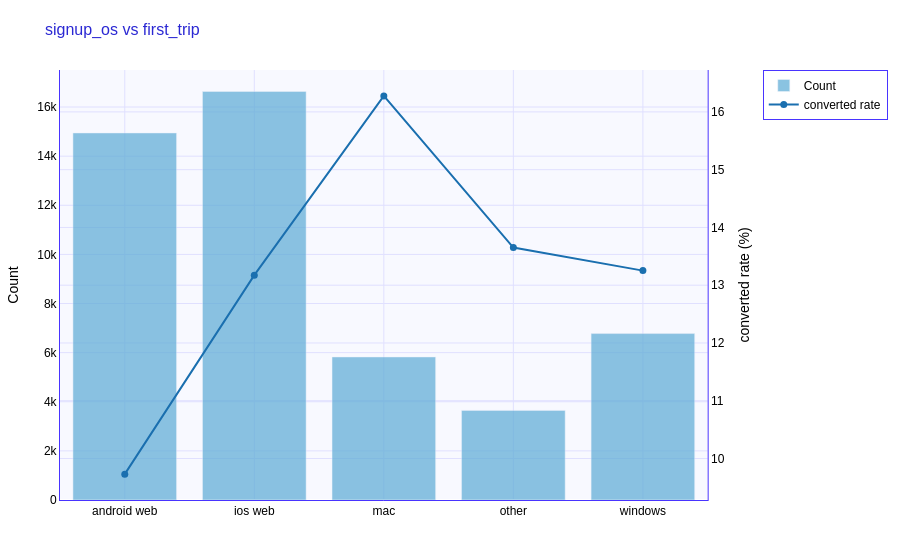
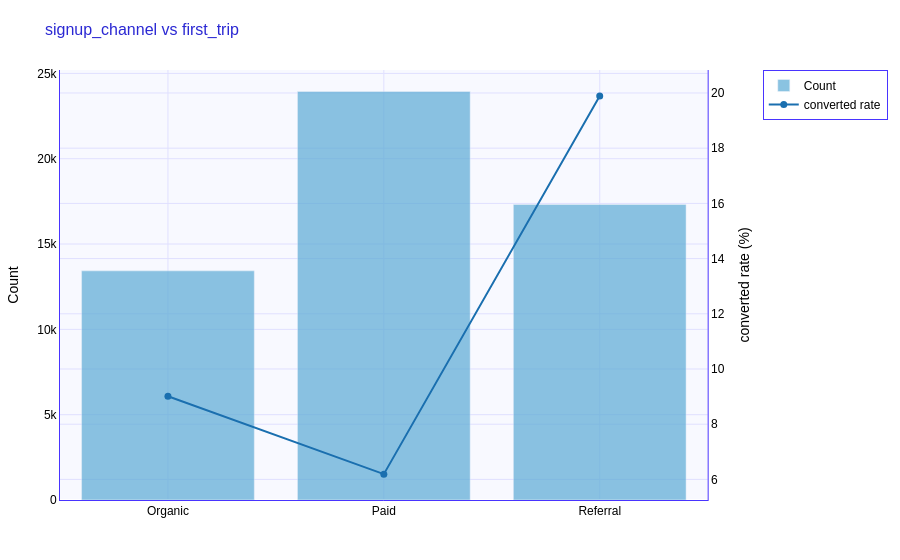
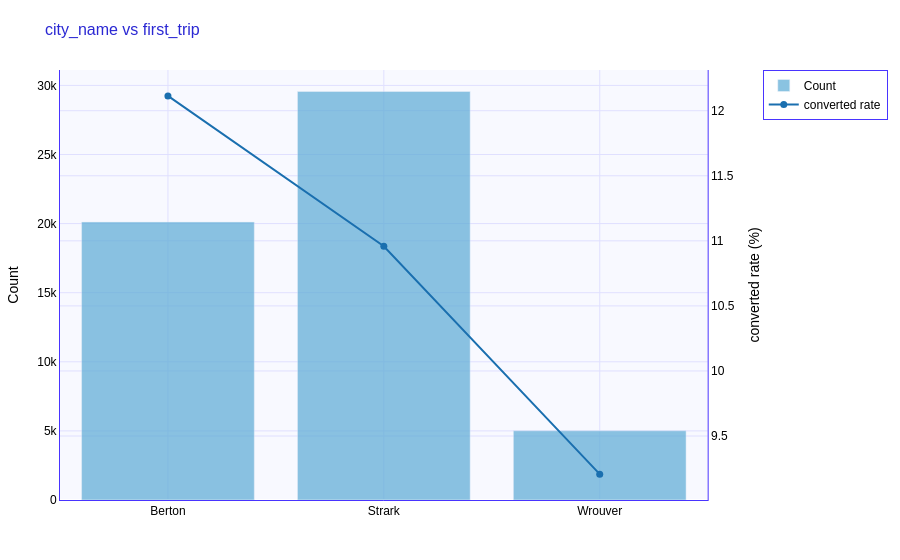

Notebook cell for these charts, in order:
### Code cell
# Auto-explore categorical features
g.viz.auto_explore(['signup_os', 'signup_channel', 'city_name'])

### Figure 1 — Plotly figure (JSON) as saved in the notebook; plotly's stock layout.template omitted (floating-point values rounded to 4 significant figures)
{"data": [{"marker": {"color": "#5aaad5"}, "name": "Count", "opacity": 0.7, "type": "bar", "x": ["android web", "ios web", "mac", "other", "windows"], "xaxis": "x", "y": [14944, 16632, 5824, 3648, 6776], "yaxis": "y"}, {"line": {"color": "#1a6faf", "width": 2}, "marker": {"size": 7}, "mode": "lines+markers", "name": "converted rate", "text": ["9.7%", "13.2%", "16.3%", "13.7%", "13.3%"], "textposition": "top center", "type": "scatter", "x": ["android web", "ios web", "mac", "other", "windows"], "xaxis": "x", "y": [9.73, 13.17, 16.28, 13.65, 13.25], "yaxis": "y2"}], "layout": {"font": {"color": "black", "family": "Arial, sans-serif", "size": 12}, "legend": {"bgcolor": "white", "bordercolor": "#4934ff", "borderwidth": 1}, "margin": {"b": 60, "l": 60, "r": 30, "t": 70}, "paper_bgcolor": "white", "plot_bgcolor": "#f8f9ff", "title": {"font": {"color": "#2b28d3", "size": 16}, "text": "signup_os vs first_trip"}, "xaxis": {"anchor": "y", "domain": [0.0, 0.94], "gridcolor": "#e0e0ff", "linecolor": "#4934ff", "showline": true}, "yaxis": {"anchor": "x", "domain": [0.0, 1.0], "gridcolor": "#e0e0ff", "linecolor": "#4934ff", "showline": true, "title": {"text": "Count"}}, "yaxis2": {"anchor": "x", "gridcolor": "#e0e0ff", "linecolor": "#4934ff", "overlaying": "y", "showline": true, "side": "right", "title": {"text": "converted rate (%)"}}}}

### Figure 2 — Plotly figure (JSON) as saved in the notebook; plotly's stock layout.template omitted (floating-point values rounded to 4 significant figures)
{"data": [{"marker": {"color": "#5aaad5"}, "name": "Count", "opacity": 0.7, "type": "bar", "x": ["Organic", "Paid", "Referral"], "xaxis": "x", "y": [13427, 23938, 17316], "yaxis": "y"}, {"line": {"color": "#1a6faf", "width": 2}, "marker": {"size": 7}, "mode": "lines+markers", "name": "converted rate", "text": ["9.0%", "6.2%", "19.9%"], "textposition": "top center", "type": "scatter", "x": ["Organic", "Paid", "Referral"], "xaxis": "x", "y": [9.012, 6.191, 19.89], "yaxis": "y2"}], "layout": {"font": {"color": "black", "family": "Arial, sans-serif", "size": 12}, "legend": {"bgcolor": "white", "bordercolor": "#4934ff", "borderwidth": 1}, "margin": {"b": 60, "l": 60, "r": 30, "t": 70}, "paper_bgcolor": "white", "plot_bgcolor": "#f8f9ff", "title": {"font": {"color": "#2b28d3", "size": 16}, "text": "signup_channel vs first_trip"}, "xaxis": {"anchor": "y", "domain": [0.0, 0.94], "gridcolor": "#e0e0ff", "linecolor": "#4934ff", "showline": true}, "yaxis": {"anchor": "x", "domain": [0.0, 1.0], "gridcolor": "#e0e0ff", "linecolor": "#4934ff", "showline": true, "title": {"text": "Count"}}, "yaxis2": {"anchor": "x", "gridcolor": "#e0e0ff", "linecolor": "#4934ff", "overlaying": "y", "showline": true, "side": "right", "title": {"text": "converted rate (%)"}}}}

### Figure 3 — Plotly figure (JSON) as saved in the notebook; plotly's stock layout.template omitted (floating-point values rounded to 4 significant figures)
{"data": [{"marker": {"color": "#5aaad5"}, "name": "Count", "opacity": 0.7, "type": "bar", "x": ["Berton", "Strark", "Wrouver"], "xaxis": "x", "y": [20117, 29557, 5007], "yaxis": "y"}, {"line": {"color": "#1a6faf", "width": 2}, "marker": {"size": 7}, "mode": "lines+markers", "name": "converted rate", "text": ["12.1%", "11.0%", "9.2%"], "textposition": "top center", "type": "scatter", "x": ["Berton", "Strark", "Wrouver"], "xaxis": "x", "y": [12.11, 10.96, 9.207], "yaxis": "y2"}], "layout": {"font": {"color": "black", "family": "Arial, sans-serif", "size": 12}, "legend": {"bgcolor": "white", "bordercolor": "#4934ff", "borderwidth": 1}, "margin": {"b": 60, "l": 60, "r": 30, "t": 70}, "paper_bgcolor": "white", "plot_bgcolor": "#f8f9ff", "title": {"font": {"color": "#2b28d3", "size": 16}, "text": "city_name vs first_trip"}, "xaxis": {"anchor": "y", "domain": [0.0, 0.94], "gridcolor": "#e0e0ff", "linecolor": "#4934ff", "showline": true}, "yaxis": {"anchor": "x", "domain": [0.0, 1.0], "gridcolor": "#e0e0ff", "linecolor": "#4934ff", "showline": true, "title": {"text": "Count"}}, "yaxis2": {"anchor": "x", "gridcolor": "#e0e0ff", "linecolor": "#4934ff", "overlaying": "y", "showline": true, "side": "right", "title": {"text": "converted rate (%)"}}}}
